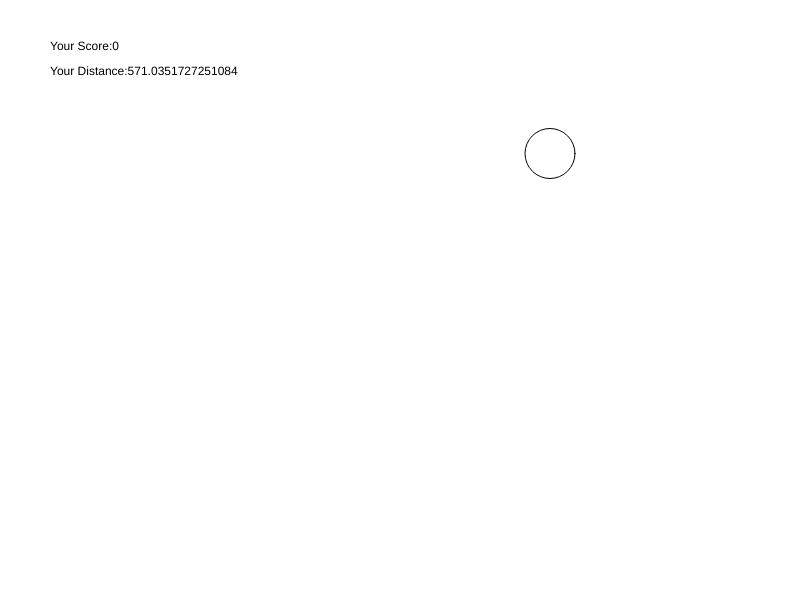
Frame 1 (no input)
Frame 60 (no input): identical to frame 1, image omitted
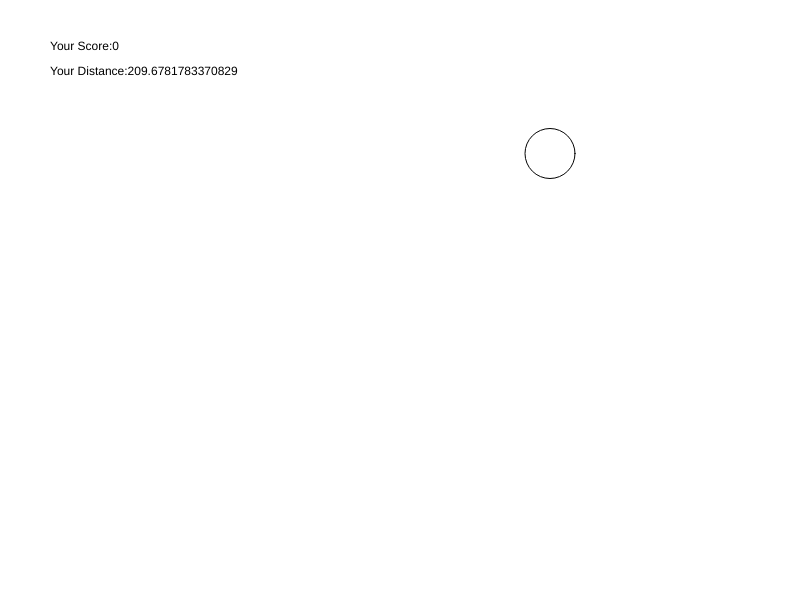
Frame 120 (the mouse pressed at the canvas centre since frame 60)

The p5.js sketch that drew these frames (run headless with seeded random() and noise() and a simulated clock; from frame 60 on, the mouse is pressed at the canvas centre):

// p5.js sketch
// ── sketch.js
 var ballX;
var ballY;

var score = 0;

function setup() {
  createCanvas(800, 600);

  background(255);

    ballX = random(50,750);
    ballY = random(50,550);

}

function draw(){
    background(255);
    text("Your Score:" + score, 50,50);

    var d = dist(mouseX, mouseY, ballX, ballY);
    text("Your Distance:" + d, 50,75);

    if(d<25){
        score +=1;
        ballX = random(50,750);
        ballY = random(50,750);
    }

 ellipse(ballX,ballY, 50,50);
}
